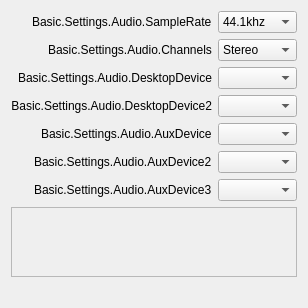
       <widget class="QWidget" name="audioPage">
        <layout class="QFormLayout" name="formLayout">
         <property name="fieldGrowthPolicy">
          <enum>QFormLayout::AllNonFixedFieldsGrow</enum>
         </property>
         <property name="labelAlignment">
          <set>Qt::AlignRight|Qt::AlignTrailing|Qt::AlignVCenter</set>
         </property>
         <item row="0" column="0">
          <widget class="QLabel" name="label_14">
           <property name="text">
            <string>Basic.Settings.Audio.SampleRate</string>
           </property>
           <property name="buddy">
            <cstring>sampleRate</cstring>
           </property>
          </widget>
         </item>
         <item row="0" column="1">
          <widget class="QComboBox" name="sampleRate">
           <property name="currentText">
            <string notr="true">44.1khz</string>
           </property>
           <property name="currentIndex">
            <number>0</number>
           </property>
           <item>
            <property name="text">
             <string>44.1khz</string>
            </property>
           </item>
           <item>
            <property name="text">
             <string>48khz</string>
            </property>
           </item>
          </widget>
         </item>
         <item row="1" column="0">
          <widget class="QLabel" name="label_15">
           <property name="text">
            <string>Basic.Settings.Audio.Channels</string>
           </property>
           <property name="buddy">
            <cstring>channelSetup</cstring>
           </property>
          </widget>
         </item>
         <item row="1" column="1">
          <widget class="QComboBox" name="channelSetup">
           <property name="currentText">
            <string>Stereo</string>
           </property>
           <property name="currentIndex">
            <number>1</number>
           </property>
           <item>
            <property name="text">
             <string>Mono</string>
            </property>
           </item>
           <item>
            <property name="text">
             <string>Stereo</string>
            </property>
           </item>
            <item>
              <property name="text">
                <string>2.1</string>
              </property>
            </item>
            <item>
              <property name="text">
                <string>4.0 Quad</string>
              </property>
            </item>
            <item>
              <property name="text">
                <string>4.1</string>
              </property>
            </item>
            <item>
              <property name="text">
                <string>5.1</string>
              </property>
            </item>
            <item>
              <property name="text">
                <string>7.1</string>
              </property>
            </item>
            <!--  8.0 inactive for now due to channel mapping issues; \
            also the aac, vorbis, opus encoders do at most 7.1 and do not 
            recognize 8.0 ; 16.0 requires twice larger samples -->
            <!--<item>
              <property name="text">
                <string>8.0</string>
              </property>
            </item>
            <item>
              <property name="text">
                <string>16.0</string>
              </property>
            </item>-->
          </widget>
         </item>
         <item row="2" column="0">
          <widget class="QLabel" name="label_2">
           <property name="minimumSize">
            <size>
             <width>170</width>
             <height>0</height>
            </size>
           </property>
           <property name="text">
            <string>Basic.Settings.Audio.DesktopDevice</string>
           </property>
           <property name="alignment">
            <set>Qt::AlignRight|Qt::AlignTrailing|Qt::AlignVCenter</set>
           </property>
           <property name="buddy">
            <cstring>desktopAudioDevice1</cstring>
           </property>
          </widget>
         </item>
         <item row="2" column="1">
          <widget class="QComboBox" name="desktopAudioDevice1">
           <property name="enabled">
            <bool>true</bool>
           </property>
          </widget>
         </item>
         <item row="3" column="0">
          <widget class="QLabel" name="label_3">
           <property name="text">
            <string>Basic.Settings.Audio.DesktopDevice2</string>
           </property>
           <property name="alignment">
            <set>Qt::AlignRight|Qt::AlignTrailing|Qt::AlignVCenter</set>
           </property>
           <property name="buddy">
            <cstring>desktopAudioDevice2</cstring>
           </property>
          </widget>
         </item>
         <item row="3" column="1">
          <widget class="QComboBox" name="desktopAudioDevice2">
           <property name="enabled">
            <bool>true</bool>
           </property>
          </widget>
         </item>
         <item row="4" column="0">
          <widget class="QLabel" name="label_4">
           <property name="text">
            <string>Basic.Settings.Audio.AuxDevice</string>
           </property>
           <property name="buddy">
            <cstring>auxAudioDevice1</cstring>
           </property>
          </widget>
         </item>
         <item row="4" column="1">
          <widget class="QComboBox" name="auxAudioDevice1">
           <property name="enabled">
            <bool>true</bool>
           </property>
          </widget>
         </item>
         <item row="5" column="0">
          <widget class="QLabel" name="label_5">
           <property name="text">
            <string>Basic.Settings.Audio.AuxDevice2</string>
           </property>
           <property name="buddy">
            <cstring>auxAudioDevice2</cstring>
           </property>
          </widget>
         </item>
         <item row="5" column="1">
          <widget class="QComboBox" name="auxAudioDevice2">
           <property name="enabled">
            <bool>true</bool>
           </property>
          </widget>
         </item>
         <item row="6" column="0">
          <widget class="QLabel" name="label_6">
           <property name="text">
            <string>Basic.Settings.Audio.AuxDevice3</string>
           </property>
           <property name="buddy">
            <cstring>auxAudioDevice3</cstring>
           </property>
          </widget>
         </item>
         <item row="6" column="1">
          <widget class="QComboBox" name="auxAudioDevice3">
           <property name="enabled">
            <bool>true</bool>
           </property>
          </widget>
         </item>
         <item row="7" column="0" colspan="2">
          <widget class="QScrollArea" name="audioSourceScrollArea">
           <property name="widgetResizable">
            <bool>true</bool>
           </property>
           <widget class="QWidget" name="audioSourceWidget">
            <property name="geometry">
             <rect>
              <x>0</x>
              <y>0</y>
              <width>98</width>
              <height>28</height>
             </rect>
            </property>
           </widget>
          </widget>
         </item>
         <item row="8" column="1">
          <widget class="QLabel" name="audioMsg">
           <property name="styleSheet">
            <string notr="true">color: rgb(255, 0, 4);</string>
           </property>
           <property name="text">
            <string notr="true"/>
           </property>
           <property name="wordWrap">
            <bool>true</bool>
           </property>
          </widget>
         </item>
        </layout>
       </widget>
